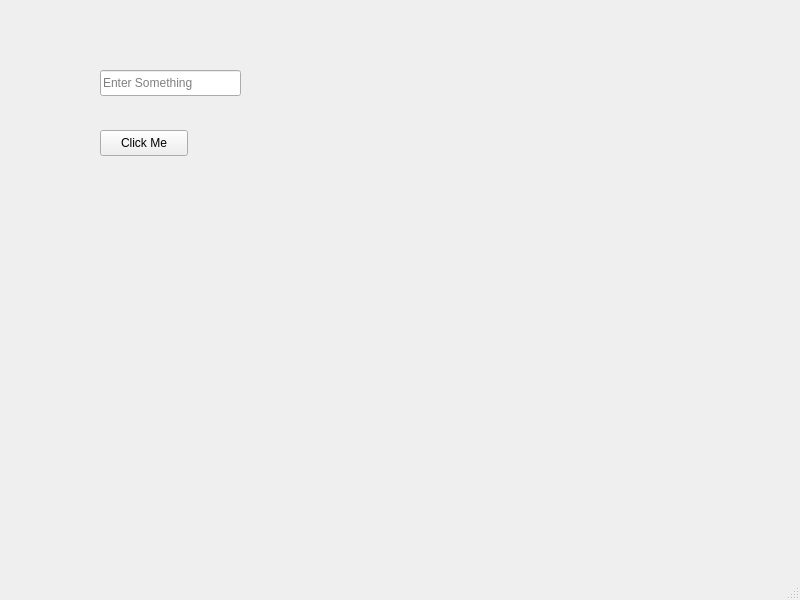
<?xml version="1.0" encoding="UTF-8"?>
<ui version="4.0">
 <class>MainWindow</class>
 <widget class="QMainWindow" name="MainWindow">
  <property name="geometry">
   <rect>
    <x>0</x>
    <y>0</y>
    <width>800</width>
    <height>600</height>
   </rect>
  </property>
  <property name="windowTitle">
   <string>MainWindow</string>
  </property>
  <widget class="QWidget" name="centralwidget">
   <widget class="QLineEdit" name="lineEdit">
    <property name="geometry">
     <rect>
      <x>100</x>
      <y>70</y>
      <width>141</width>
      <height>26</height>
     </rect>
    </property>
    <property name="placeholderText">
     <string>Enter Something</string>
    </property>
   </widget>
   <widget class="QPushButton" name="pushButton">
    <property name="geometry">
     <rect>
      <x>100</x>
      <y>130</y>
      <width>88</width>
      <height>26</height>
     </rect>
    </property>
    <property name="text">
     <string>Click Me</string>
    </property>
   </widget>
  </widget>
  <widget class="QMenuBar" name="menubar">
   <property name="geometry">
    <rect>
     <x>0</x>
     <y>0</y>
     <width>800</width>
     <height>23</height>
    </rect>
   </property>
  </widget>
  <widget class="QStatusBar" name="statusbar"/>
 </widget>
 <resources/>
 <connections/>
</ui>
